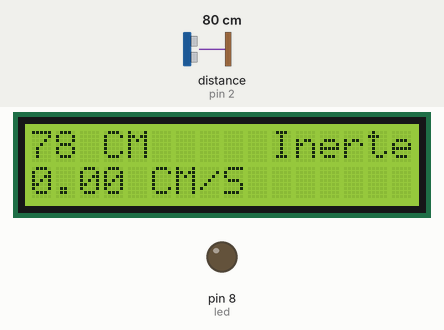
Bench run of a sketch on a simulated Arduino Uno, built with avr-gcc and run on an emulated ATmega328P. On the bench: 16×2 character LCD, output pins drawn as LEDs (lit = HIGH). Wiring (inferred from the names in the program): ultrasonic range finder: trigger pin 3; echo pin 2. Inputs (shaded band) come from the test bench; at power-on: distance to the obstacle (sensor on pin 2) 80 cm. The echo pulse lasts 58.3 µs per cm; pins used as bus, display or sensor lines are not drawn.

Above: at 1.2 s.
1.3 s: distance to the obstacle (sensor on pin 2) set to 4 cm
At 2.1 s:
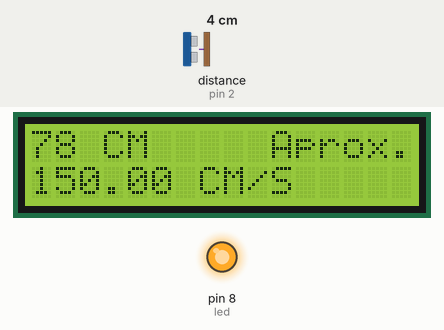
3.7 s: distance to the obstacle (sensor on pin 2) set to 2 cm
At 5.5 s:
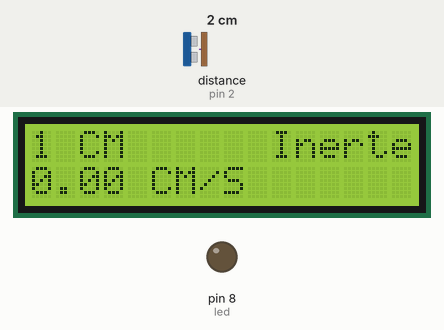
5.8 s: distance to the obstacle (sensor on pin 2) set to 9 cm
At 6.4 s:
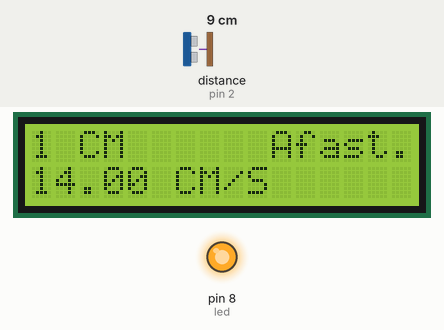
Timing chart, 0 to 8.8 s (numbered marks = the images above; inputs shaded):
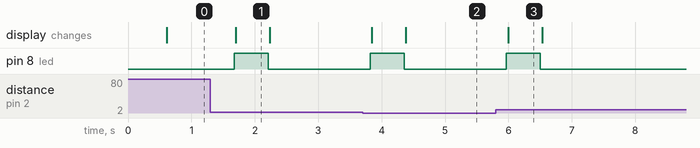

The sketch:

Velocimetro_com_HCSR04.ino
```cpp
#include <LiquidCrystal_I2C.h>

LiquidCrystal_I2C lcd(0x27, 16, 2); // inicializa o LCD com endereço I2C 0x27 e define o LCD como 16 colunas e 2 linhas

const int trigPin = 3; // pino do trigger (o que dispra o pulso de som) do ultrassonico
const int echoPin = 2; // pino do echo (o que recebe o pulso de refletido) do ultrassonico
const int led = 8;     // define o pino do LED

const char* estado;    // variavel que armazena o estado do movimento
float intervalo = 500; // intervalo de tempo entre as leituras do sensor (em milissegundos)

// funcao que mede a distancia com base nos pulsos do ultrassonico
unsigned long lerUltrasonico(int trigPin, int echoPin) {
  digitalWrite(trigPin, LOW);  // intervalo para o proximo pulso
  delayMicroseconds(2);
  digitalWrite(trigPin, HIGH); // pulsa
  delayMicroseconds(10);
  digitalWrite(trigPin, LOW);  // para o pulso

  // calcula a distancia com base no tempo entre o pulso do som pelo trigger e a chegada dele, por reflecao, no pino echo
  return pulseIn(echoPin, HIGH) * 0.034 / 2;
}

// funcao que calcula a velocidade media
float calcularVelocidade(long distInicial, long distFinal, float intervalo) {
  float velocidade = (distFinal - distInicial) / intervalo;

  if (distInicial == distFinal) {
    estado = "Inerte"; // se a distancia inicial e a final forem iguais, o objeto esta parado
  } else if (velocidade > 0) {
    estado = "Afast."; // se a velocidade for positiva, o objeto está se afastando
  } else {
    estado = "Aprox."; // se a velocidade for negativa, o objeto está se aproximando
  }

  // retorna o valor absoluto da velocidade (basicamente, o valor sempre vai ser retornado positivo, independetemente se na variavel esta negativo)
  return abs(velocidade);
}

void setup() {
  pinMode(led, OUTPUT);
  pinMode(trigPin, OUTPUT);
  pinMode(echoPin, INPUT);

  lcd.init();              // ativa o display LCD
  lcd.backlight();         // liga a luz de fundo do display LCD
}

void loop() {
  // le a distancia medida pelo sensor ultrassônico
  unsigned long distInicial = lerUltrasonico(trigPin, echoPin);
  delay(intervalo); // aguarda antes de fazer a proxima medicao
 // le novamente a distancia medida pelo sensor ultrassônico
  unsigned long distFinal = lerUltrasonico(trigPin, echoPin);

  // registra a distancia inicial (a distancia entre o objeto e o ultrassonico) no display LCD
  lcd.setCursor(0, 0);
  lcd.print(distInicial);
  lcd.print(" CM     ");

  // calcula a velocidade com base nas distancias obtidas, e transforma o intervalo em segundos, pois a distancia esta em cm por segundo
  float velocidade = calcularVelocidade(distInicial, distFinal, (intervalo / 1000.0));

  // acende o LED se o objeto esta em movimento
  (velocidade > 0) ? digitalWrite(led, HIGH) : digitalWrite(led, LOW);

  // registra o estado no display LCD
  lcd.setCursor(10, 0);
  lcd.print(estado);

  // registra a velocidade calculada (pode nao ser 100% preciso!)
  lcd.setCursor(0, 1);
  lcd.print(velocidade);
  lcd.print(" CM/S           ");
}
```

Measured:
- the behaviour switches between 3 and 2 cm on distance to the obstacle (sensor on pin 2) (found by bisection; images 1 and 2)
- after the input at 1.3 s, pin 8 (led): LOW → HIGH after 0.37 s, → LOW 0.54 s later; the display: changes after 0.40 s (image 1)
- after the input at 3.7 s, pin 8 (led): LOW → HIGH after 0.12 s, → LOW 0.54 s later; the display: first changes after 0.15 s (image 2 shows a later state)
- after the input at 5.8 s, pin 8 (led): LOW → HIGH after 0.17 s, → LOW 0.54 s later; the display: changes after 0.19 s (image 3)
- what the display in image 1 shows lasts 0.5 s, from 1.7 s to 2.2 s
